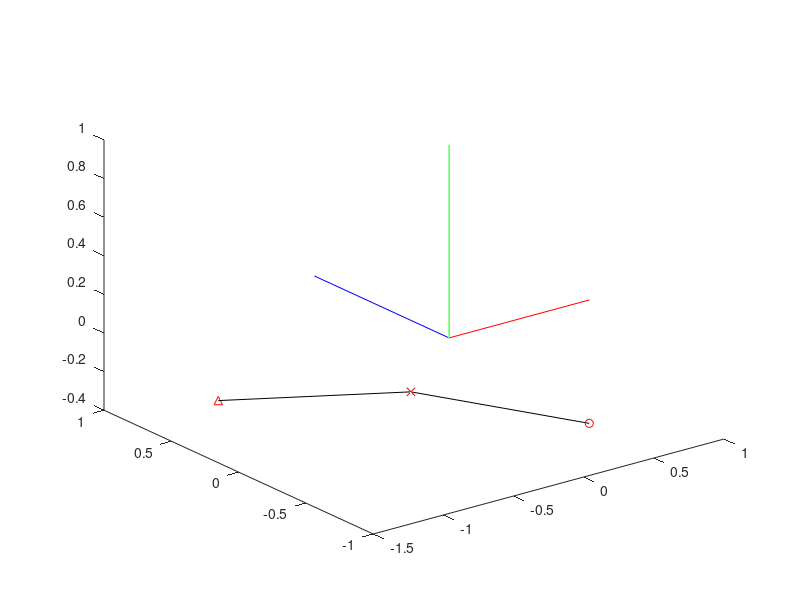

Write the MATLAB code that produced this figure. (Note: this script raises an error after producing the figure.)
close all
rng('shuffle')
% generate some surrogate data

% Mapping model test point into global frame
m_r   = randn(1,3);
n_r_m = randn(1,3);
n_r_m = n_r_m./norm(n_r_m);
m_i   = randn(1,3);

% plot initial scene
figure, plot3([m_i(1) m_r(1) m_r(1)+n_r_m(1)],[m_i(2) m_r(2) m_r(2)+n_r_m(2)],[m_i(3) m_r(3) m_r(3)+n_r_m(3)],'k')
% label reference and comparison point
hold on, plot3(m_r(1),m_r(2),m_r(3),'xr')
plot3(m_r(1)+n_r_m(1),m_r(2)+n_r_m(2),m_r(3)+n_r_m(3),'^r')
plot3(m_i(1),m_i(2),m_i(3),'or')

% canonical coords
plot3([0 1],[0 0],[0 0],'r')
plot3([0 0],[0 1],[0 0],'b')
plot3([0 0],[0 0],[0 1],'g')

% generate model to global calculation
transm = trans(-1*m_r);
rot_y = roty(atan2(n_r_m(3), n_r_m(1)));
n_tmp = rot_y * [n_r_m.';1];
rot_z = rotz(-1*atan2(n_tmp(2), n_tmp(1)));
T_m_g = rot_z * rot_y * transm;

% transform coordinates
temp       = [m_i; m_r; m_r + n_r_m]';
temp       = [temp;ones(1,3)];
new_coords = T_m_g*temp;
m_in       = new_coords(1:3,1)';
m_rn       = new_coords(1:3,2)';
n_r_mn     = new_coords(1:3,3)';

%Visualize
plot3([m_in(1) m_rn(1) m_rn(1)+n_r_mn(1)],[m_in(2) m_rn(2) m_rn(2)+n_r_mn(2)],[m_in(3) m_rn(3) m_rn(3)+n_r_mn(3)],'k')
plot3(m_rn(1),m_rn(2),m_rn(3),'xr')
plot3(m_rn(1)+n_r_mn(1),m_rn(2)+n_r_mn(2),m_rn(3)+n_r_mn(3),'^r')
plot3(m_in(1),m_in(2),m_in(3),'or')

% Mapping scene test point into global scene 
% (assuming it correponds to our model point

% generate a random transform
rot_xt  = rotx(2*pi*rand);
rot_yt  = roty(2*pi*rand);
rot_zt  = rotz(2*pi*rand);
trans_t = trans(randn,randn,randn);
% apply transformation to generate scene test point
temp    = trans_t*rot_xt*rot_yt*rot_zt*[m_in 1; m_rn 1; n_r_mn 1]';

s_i   = temp(1:3,1)';
s_r   = temp(1:3,2)';
n_r_s = temp(1:3,3)'-s_r;

% plot out initial scene point
plot3([s_i(1) s_r(1) s_r(1)+n_r_s(1)],[s_i(2) s_r(2) s_r(2)+n_r_s(2)],[s_i(3) s_r(3) s_r(3)+n_r_s(3)],'m')
plot3(s_r(1),s_r(2),s_r(3),'xc')
plot3(s_r(1)+n_r_s(1),s_r(2)+n_r_s(2),s_r(3)+n_r_s(3),'^c')
plot3(s_i(1),s_i(2),s_i(3),'oc')

% Map scene test point into global frame
% generate model to global calculation
transm = trans(-1*s_r);
rot_y = roty(atan2(n_r_s(3), n_r_s(1)));
n_tmp = rot_y * [n_r_s.';1];
rot_z = rotz(-1*atan2(n_tmp(2), n_tmp(1)));
T_s_g = rot_z * rot_y * transm;

% transform coordinates
temp       = [s_i; s_r; s_r + n_r_s]';
temp       = [temp;ones(1,3)];
new_coords = T_s_g*temp;
s_in       = new_coords(1:3,1)';
s_rn       = new_coords(1:3,2)';
n_r_sn     = new_coords(1:3,3)';

plot3([s_in(1) s_rn(1) s_rn(1)+n_r_sn(1)],[s_in(2) s_rn(2) s_rn(2)+n_r_sn(2)],[s_in(3) s_rn(3) s_rn(3)+n_r_sn(3)],'m')
plot3(s_rn(1),s_rn(2),s_rn(3),'xc')
plot3(s_rn(1)+n_r_sn(1),s_rn(2)+n_r_sn(2),s_rn(3)+n_r_sn(3),'^c')
plot3(s_in(1),s_in(2),s_in(3),'oc')

% calculate alpha and visualize
point1 = T_m_g*[m_i 1].';
point2 = T_s_g*[s_i 1].';

% You have to project the vectors point1 and point2 onto the yz-plane
w     = [1 0 0]';
u     = point1(1:3);
v     = point2(1:3);
u_hat = u-w*w'*u;
v_hat = v-w*w'*v;
alpha = atan2(w'*cross(u_hat,v_hat),u_hat'*v_hat);

% generate rotation matrix for rotating m_i into s_i
m_i_final = rotx(alpha)*[m_in 1]';
m_i_final = m_i_final(1:3)';
plot3(m_i_final(1),m_i_final(2),m_i_final(3),'ob','markerfacecolor','b')
axis equal
cameratoolbar